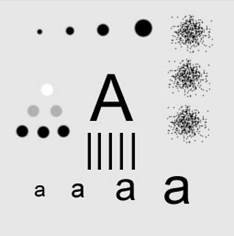
%> input picture 计算机/数字图像处理与分析/实验/实验材料/实验图像/alphabet1.jpg, 234 x 236 px
$ octave lab1_2.m   (GNU Octave 9; MATLAB toolbox functions it lacks are replaced by stand-ins)
%> lines starting %> are read from the running program, lines starting %| are printed output that depends on the picture
clc, clear, close all
i1=imread("..\实验材料\实验图像\alphabet1.jpg");
%> i1 is the input picture: size 236x234x3 uint8; min 0, max 255, mean 216.2
f = figure();
angle=input("旋转角度：");
%> the answer given: 3
i2 = imrotate(i1, angle, 'nearest'); % 最近邻插值
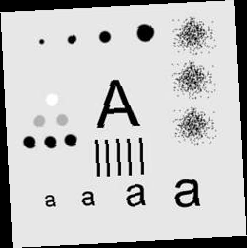
%> i2: size 248x247x3 uint8; min 0, max 255, mean 194.9
i3 = imrotate(i1, angle, 'bilinear'); % 双线性插值
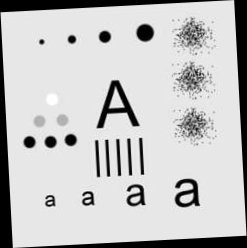
%> i3: size 248x247x3 uint8; min 0, max 255, mean 194.9; mean of the top-left, top-right, bottom-left and bottom-right quarters 198.9, 191.3, 195.3, 194.2

subplot(2, 2, [1, 2]);
imshow(i1);
title('origin');
subplot(2, 2, 3);
imshow(i2);
title('nearest');
subplot(2, 2, 4);
imshow(i3);
title('bilinear');

$ run again, with 计算机/数字图像处理与分析/实验/实验材料/实验图像/alphabet2.jpg copied over 计算机/数字图像处理与分析/实验/实验材料/实验图像/alphabet1.jpg
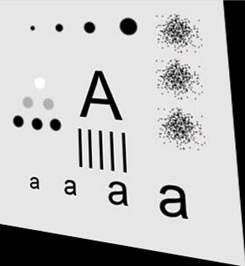
%> input picture 计算机/数字图像处理与分析/实验/实验材料/实验图像/alphabet2.jpg, 245 x 266 px
%> i1 is the input picture: size 266x245x3 uint8; mean R, G, B 190.2, 190.2, 190.2
%> `i2 = imrotate(i1, angle, 'nearest');`:
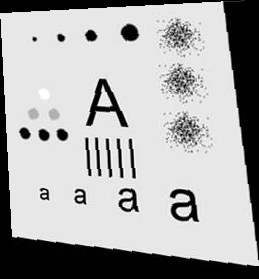
%> i2: size 279x259x3 uint8; mean R, G, B 171.5, 171.5, 171.5
%> `i3 = imrotate(i1, angle, 'bilinear');`:
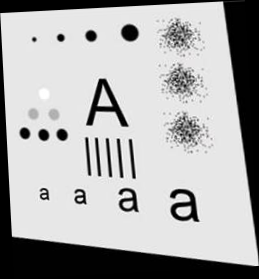
%> i3: size 279x259x3 uint8; mean R, G, B 171.5, 171.5, 171.5; mean of the top-left, top-right, bottom-left and bottom-right quarters 193.7, 166, 151.4, 175.1
